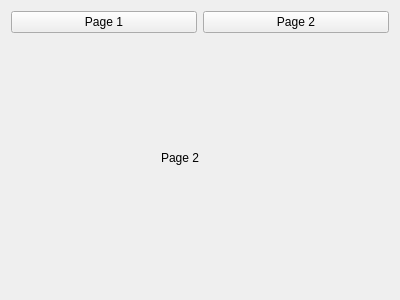
<?xml version="1.0" encoding="UTF-8"?>
<ui version="4.0">
 <class>Widget</class>
 <widget class="QWidget" name="Widget">
  <property name="geometry">
   <rect>
    <x>0</x>
    <y>0</y>
    <width>400</width>
    <height>300</height>
   </rect>
  </property>
  <property name="windowTitle">
   <string>Widget</string>
  </property>
  <layout class="QGridLayout" name="gridLayout">
   <item row="2" column="0">
    <widget class="QStackedWidget" name="stackedWidget">
     <property name="currentIndex">
      <number>1</number>
     </property>
     <widget class="QWidget" name="page_3">
      <widget class="QLabel" name="label">
       <property name="geometry">
        <rect>
         <x>70</x>
         <y>80</y>
         <width>67</width>
         <height>17</height>
        </rect>
       </property>
       <property name="text">
        <string>Page 1</string>
       </property>
      </widget>
     </widget>
     <widget class="QWidget" name="page_4">
      <widget class="QLabel" name="label_2">
       <property name="geometry">
        <rect>
         <x>150</x>
         <y>110</y>
         <width>67</width>
         <height>17</height>
        </rect>
       </property>
       <property name="text">
        <string>Page 2</string>
       </property>
      </widget>
     </widget>
    </widget>
   </item>
   <item row="0" column="0">
    <layout class="QHBoxLayout" name="horizontalLayout_4">
     <item>
      <widget class="QPushButton" name="pushButton">
       <property name="text">
        <string>Page 1</string>
       </property>
       <property name="checkable">
        <bool>false</bool>
       </property>
      </widget>
     </item>
     <item>
      <widget class="QPushButton" name="pushButton_2">
       <property name="text">
        <string>Page 2</string>
       </property>
       <property name="autoDefault">
        <bool>false</bool>
       </property>
      </widget>
     </item>
    </layout>
   </item>
  </layout>
 </widget>
 <layoutdefault spacing="6" margin="11"/>
 <resources/>
 <connections/>
</ui>
